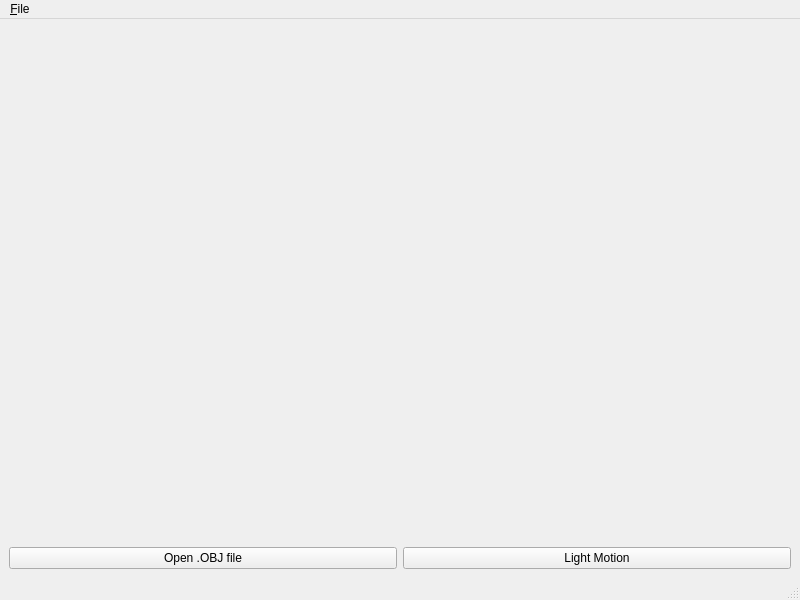
<?xml version="1.0" encoding="UTF-8"?>
<ui version="4.0">
 <class>CMSC427Win</class>
 <widget class="QMainWindow" name="CMSC427Win">
  <property name="geometry">
   <rect>
    <x>0</x>
    <y>0</y>
    <width>800</width>
    <height>600</height>
   </rect>
  </property>
  <property name="windowTitle">
   <string>CMSC427</string>
  </property>
  <widget class="QWidget" name="centralwidget">
   <layout class="QVBoxLayout" name="verticalLayout">
    <item>
     <widget class="GLview" name="glwidget" native="true">
      <property name="sizePolicy">
       <sizepolicy hsizetype="Expanding" vsizetype="Expanding">
        <horstretch>0</horstretch>
        <verstretch>0</verstretch>
       </sizepolicy>
      </property>
     </widget>
    </item>
    <item>
     <layout class="QHBoxLayout" name="horizontalLayout_3">
      <item>
       <widget class="QPushButton" name="pushOpenOBJFile">
        <property name="text">
         <string>Open .OBJ file</string>
        </property>
       </widget>
      </item>
      <item>
       <widget class="QPushButton" name="pushLightMotion">
        <property name="text">
         <string>Light Motion</string>
        </property>
       </widget>
      </item>
     </layout>
    </item>
   </layout>
  </widget>
  <widget class="QMenuBar" name="menubar">
   <property name="geometry">
    <rect>
     <x>0</x>
     <y>0</y>
     <width>800</width>
     <height>22</height>
    </rect>
   </property>
   <widget class="QMenu" name="menu_File">
    <property name="title">
     <string>&amp;File</string>
    </property>
    <addaction name="action_Open"/>
    <addaction name="action_Quit"/>
   </widget>
   <addaction name="menu_File"/>
  </widget>
  <widget class="QStatusBar" name="statusbar"/>
  <action name="action_Quit">
   <property name="text">
    <string>&amp;Quit</string>
   </property>
  </action>
  <action name="action_Open">
   <property name="text">
    <string>&amp;Open</string>
   </property>
   <property name="shortcut">
    <string>Ctrl+O</string>
   </property>
  </action>
 </widget>
 <customwidgets>
  <customwidget>
   <class>GLview</class>
   <extends>QWidget</extends>
   <header>GLview.hpp</header>
   <container>1</container>
  </customwidget>
 </customwidgets>
 <resources/>
 <connections/>
</ui>
